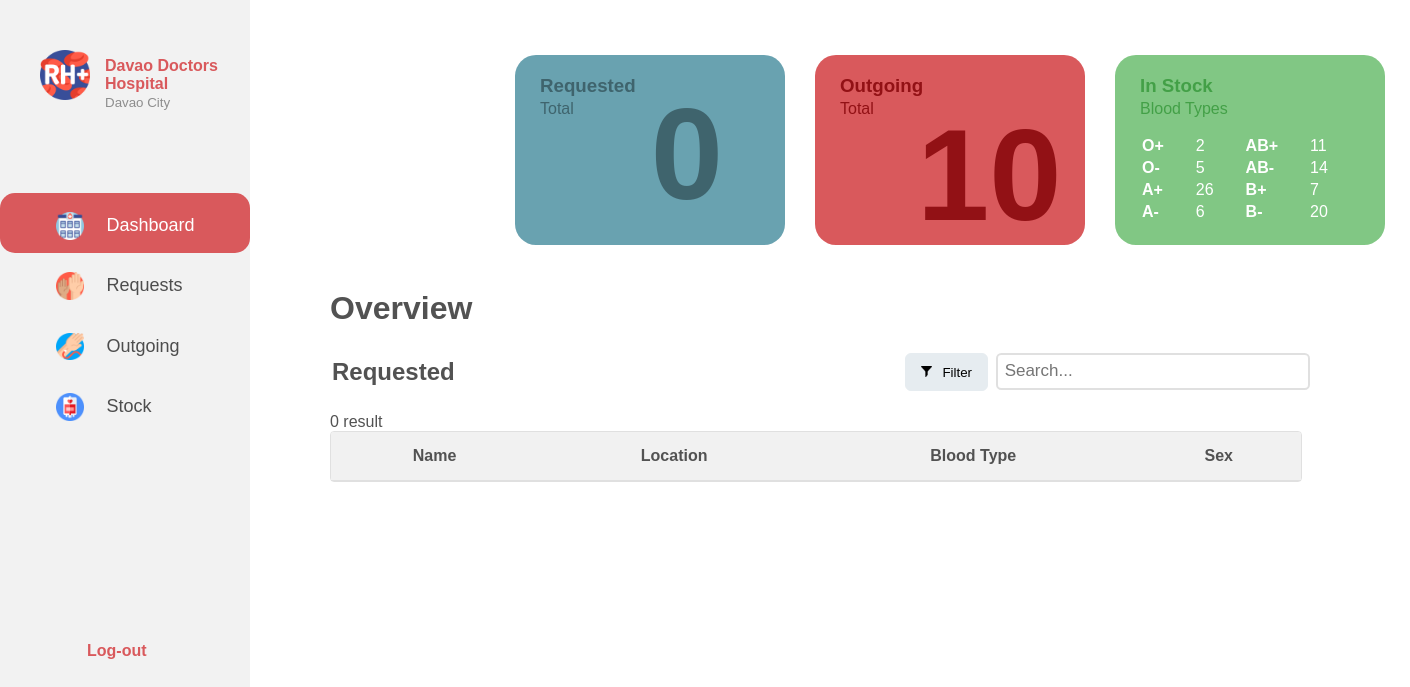
The page /hospital-dashboard.php (signed in) on the database its author committed.
### tables this page shows
CREATE TABLE `blood_groups` (
  `BloodGroups_ID` int(11) NOT NULL,
  `A+` int(9) NOT NULL,
  `A-` int(11) NOT NULL,
  `B+` int(9) NOT NULL,
  `B-` int(11) NOT NULL,
  `AB+` int(9) NOT NULL,
  `AB-` int(11) NOT NULL,
  `O+` int(9) NOT NULL,
  `O-` int(11) NOT NULL
);

### hospital-dashboard.php (the view, shortened to what this page needs)
<!DOCTYPE html>
<?php
  if(isset($_SESSION['Hospital_Name']) && isset($_SESSION['Hospital_ID'])){
    include 'php/db_conn.php';
    $HID = $_SESSION['Hospital_ID'];
    $sql_bid = "SELECT BloodGroups_ID FROM stocks WHERE Hospital_ID = '$HID'";
    if($get_bid = mysqli_query($conn,$sql_bid)){
      $arr = mysqli_fetch_assoc($get_bid);
      $BID = $arr["BloodGroups_ID"];
    }
    $sql_type = "SELECT * FROM blood_groups WHERE BloodGroups_ID = '$BID'";
    if($get_t = mysqli_query($conn,$sql_type))
      $type = mysqli_fetch_assoc($get_t);
?>
<html>
<head>
  <link rel="stylesheet" href="hospital-dashboard.css">
  <link rel="stylesheet" href="hospital-dashboard-home.css">
</head>
<body>
  <div class="sidenav">
    <div class="float-container">
        <div class="float-child">
           <div class="icon"><img src="icons/Hospital-Dashboard-Menu/rh-.png"></div>
        </div>
        <div class="float-child">
          <div class="prof-text">
            <p><b><?php echo $_SESSION['Hospital_Name']?></b></p>
            <small>Davao City</small>
          </div>
        </div>
    </div>
    <div class="menu">
      <div class="dashboard">
        <a href="#" id="first-sidebar" class="a"><img src="icons/menu/medical-center.png">Dashboard</a>
      </div>
      <div class="request">
        <a href="hospital-dashboard-request.php" class="a"><img src="icons/menu/volunteer.png">Requests</a>
      </div>
      <div>
        <a href="hospital-dashboard-outgoing.php" id="third-sidebar" class="a"><img src="icons/menu/blood-transfusion.png">Outgoing</a>
      </div>
      <div class="stock">
        <a href="hospital-dashboard-stock.php" class="a"><img src="icons/Hospital-Dashboard-Menu/blood-bag.png">Stock</a>
      </div>
      <div class="sidebar-bottom">
        <table>
          <th><a href="login.html" id="log-out">Log-out</a></th>
        </table>
      </div>
    </div>
  </div>
  <div class="header">
    <table>
      <tr>
        <td>
          <div class="total-requested">
            <h3 class="total-text">Requested</h3>
            <p class="total">Total</p>
            <b><p id="total-requested-number">
            <?php
              include 'php/db_conn.php';
              $sql = "SELECT COUNT(Request_ID) FROM request";
              $get_data = mysqli_query($conn,$sql);
              $arr = mysqli_fetch_array($get_data);
              echo $arr[0];
            ?></p></b>
          </div>
        </td>
        <td>
          <div class="total-outgoing">
            <h3 class="total-text">Outgoing</h3>
            <p class="total">Total</p>
            <b><p id="total-requested-number">10</p></b>
          </div>
        </td>
        <td>
          <div class="in-stock">
            <h3 class="total-text">In Stock</h3>
             <p class="total">Blood Types</p>
            <div class="in-stock-table">
              <table class="in-stock-tab">
                <tr>
                  <td class="blood-type">O+</td>
                  <td><?php echo $type["O+"]; ?></td>
                  <td class="blood-type">AB+</td>
                  <td><?php echo $type["AB+"]; ?></td>
                </tr>
                <tr>
                  <td class="blood-type">O-</td>
                  <td><?php echo $type["O-"]; ?></td>
                  <td class="blood-type">AB-</td>
                  <td><?php echo $type["AB-"]; ?></td>
                </tr>
                <tr>
                  <td class="blood-type">A+</td>
                  <td><?php echo $type["A+"]; ?></td>
                  <td class="blood-type">B+</td>
                  <td><?php echo $type["B+"]; ?></td>
                </tr>
                <tr>
                  <td class="blood-type">A-</td>
                  <td><?php echo $type["A-"]; ?></td>
                  <td class="blood-type">B-</td>
                  <td><?php echo $type["B-"]; ?></td>
                </tr>
              </table>
            </div>
          </div>
        </td>
      </tr>
    </table>
  </div>
  <div class="overview">
    <h1>Overview</h1>
    <div class="table-header">
      <table>
        <th><h2> Requested</h2></th>
        <th id="filter"><button type="button"><img src="icons/hospital-dashboard/filter.png">Filter</button></th>
        <th id="search-box"><input type="text" placeholder="Search..."></th>
      </table>
    </div>
    <table class="table-content" style="width: 90%" id="table-requested">
      <tr class="table-row">
        <th>Name</th>
        <th>Location</th>
        <th>Blood Type</th>
        <th>Sex</th>
      </tr>
  </div>
</body>
</html>
<?php
}else{
   send_alert_error("Session Invalid");
}
?>

### hospital-dashboard.css (style rules this page uses)
* { padding: 0; margin: 0; }
body { font-family: sans-serif; font-size: 16px; }
.sidenav { height: 100%; width: 15.625em; position: fixed; background-color: #F2F2F2; left: 0; top: 0; overflow-x: hidden; padding-top: 1.25em; font-family: sans-serif; }
.menu { padding-top: 2em; }
.menu img { width: 15%; padding-right: 1.25em; vertical-align: middle; }
.profile tr, td { padding-right: 100px; }
.a { padding: 1.0625em 0.5em 0.75em 3.125em; text-decoration: none; font-size: 1.125em; color: #4D4D4D; display: block; }
.sidebar-bottom { position: absolute; top: 40em; }
.sidebar-bottom a { text-decoration: none; color: black; }
#log-out { padding-left: 5.3125em; color: #D9595C; }
.float-container { padding-top: 20px; padding-left: 30px; padding-bottom: 50px; }
.icon { width: 25%; float: left; padding: 10px ; }
.icon img { width: 90%; }
.prof-text { padding-top: 17px; padding-left: 0px; }
.prof-text b { color: #D9595C; }
.prof-text small { color: #8D8D8D; }
.header { padding-top: 40px; padding-left: 500px; }
.header table { border-collapse: collapse; }
.total-requested { padding: 5em; height: 30px; width: 110px; background-color: #69A2B0; border-style: none; border-radius: 21px; color: #3F646D; }
.total-text { display: block; float: left; position: relative; right: 50%; bottom: 200% }
.total-outgoing { padding: 5em; color: #921115; height: 30px; width: 110px; background-color: #D9595C; border-style: none; border-radius: 21px; }
.in-stock { padding: 5em; color: #43A047; height: 30px; width: 110px; background-color: #81C784; border-style: none; border-radius: 21px; }
.total { padding-top: 3px; display: block; float: left; position: relative; right: 50%; bottom: 200% }
#total-requested-number { display: block; position: relative; font-size: 130px; bottom: 260%; left: 20%; }
.in-stock-table { border:none; position: relative; bottom: 150%; right: 50%; }
.in-stock-table table { color: white; }
.in-stock-table td { padding: 4px 30px 0px 2px; }
.blood-type { font-weight: bold; }
.overview { color: #525252; padding-left: 330px; padding-top: 30px; }
.table-header { padding-top: 1.5em; padding-bottom: 20px; }
#search-box { position: absolute; right: 11em; }
.table-header input[type=text] { font-size: 1.0625em; color: #2C2C2C; padding: 0.375em 0.375em 0.375em 0.375em; border-width: 2px; border-style: solid; border-radius: 0.3125em; border-color: #E0E0E0; width: 125%; }
table.table-content { border: 0.0625em solid #E0E0E0; border-radius: 0.25em; border-collapse: separate; border-spacing: 0; text-align: center; }
table.table-content th { background-color: #F1F1F1; }
table.table-content th:first-child { border-radius: 0.1875em 0 0 0; }
table.table-content th:last-child { border-radius: 0 0.1875em 0 0; }
table.table-content th, td { border-bottom: 0.0625em solid #E0E0E0; padding: 0.9375em; }
td:not(.table-content) { border-bottom: none; }
#table-requested { border-bottom: 0.0625em solid #E0E0E0; }
#filter { padding-left: 210px; }
#filter button { width: 15%; height: 38px; padding: 5px 3px 5px 3px; border: 1px solid #E6ECF0; background-color: #E6ECF0; border-radius: 6px; color: black; text-align: center; }
#filter img { padding-top: 2px; padding-right: 10px; width: 15%; }

### hospital-dashboard-home.css (style rules this page uses)
.dashboard { box-sizing: border-box; background-color: #D9595C; border-style: none; border-color: #D9595C; border-width: 0.0125em; border-radius: 0.9375em; }
.dashboard a { color:white; }

### rows shown on the page
blood_groups: value "2", value "11", value "5", value "14", value "26", value "7", value "6", value "20"

### other values the page prints
$_SESSION['Hospital_Name'] "Davao Doctors Hospital"
$arr[0] "0"
